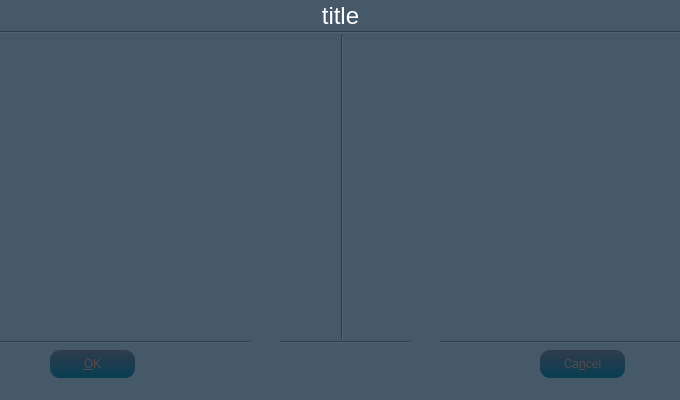
<?xml version="1.0" encoding="UTF-8"?>
<ui version="4.0">
 <class>CallCommunicationwidget</class>
 <widget class="QWidget" name="CallCommunicationwidget">
  <property name="geometry">
   <rect>
    <x>0</x>
    <y>0</y>
    <width>680</width>
    <height>400</height>
   </rect>
  </property>
  <property name="windowTitle">
   <string>Form</string>
  </property>
  <property name="styleSheet">
   <string notr="true">background-color: rgb(69, 89, 104);</string>
  </property>
  <widget class="QLabel" name="lab_Title">
   <property name="geometry">
    <rect>
     <x>0</x>
     <y>0</y>
     <width>681</width>
     <height>31</height>
    </rect>
   </property>
   <property name="sizePolicy">
    <sizepolicy hsizetype="Expanding" vsizetype="Preferred">
     <horstretch>0</horstretch>
     <verstretch>0</verstretch>
    </sizepolicy>
   </property>
   <property name="font">
    <font>
     <pointsize>18</pointsize>
    </font>
   </property>
   <property name="styleSheet">
    <string notr="true">color:white;</string>
   </property>
   <property name="text">
    <string>title</string>
   </property>
   <property name="alignment">
    <set>Qt::AlignCenter</set>
   </property>
  </widget>
  <widget class="Line" name="line">
   <property name="geometry">
    <rect>
     <x>0</x>
     <y>30</y>
     <width>681</width>
     <height>5</height>
    </rect>
   </property>
   <property name="orientation">
    <enum>Qt::Horizontal</enum>
   </property>
  </widget>
  <widget class="Line" name="line_3">
   <property name="geometry">
    <rect>
     <x>340</x>
     <y>35</y>
     <width>5</width>
     <height>310</height>
    </rect>
   </property>
   <property name="orientation">
    <enum>Qt::Vertical</enum>
   </property>
  </widget>
  <widget class="Line" name="line_2">
   <property name="geometry">
    <rect>
     <x>0</x>
     <y>340</y>
     <width>681</width>
     <height>5</height>
    </rect>
   </property>
   <property name="orientation">
    <enum>Qt::Horizontal</enum>
   </property>
  </widget>
  <widget class="QPushButton" name="okBtn">
   <property name="geometry">
    <rect>
     <x>50</x>
     <y>350</y>
     <width>85</width>
     <height>28</height>
    </rect>
   </property>
   <property name="cursor">
    <cursorShape>PointingHandCursor</cursorShape>
   </property>
   <property name="focusPolicy">
    <enum>Qt::NoFocus</enum>
   </property>
   <property name="styleSheet">
    <string notr="true">QPushButton
{
color: rgb(255, 255, 255);
 border: none;
 border-radius:10px;
background-color: qlineargradient(spread:pad, x1:0, y1:0, x2:0, y2:1, stop:0 rgba(48, 60, 76, 255), stop:1 rgba(7, 61, 82, 255));
    color:rgb(86, 74, 74);
}
QPushButton:focus{
    color:white;
}

</string>
   </property>
   <property name="text">
    <string>&amp;OK</string>
   </property>
   <property name="icon">
    <iconset resource="../../resources/nbdp.qrc">
     <normaloff>:/images/images/OK.png</normaloff>:/images/images/OK.png</iconset>
   </property>
   <property name="iconSize">
    <size>
     <width>20</width>
     <height>20</height>
    </size>
   </property>
  </widget>
  <widget class="QPushButton" name="cancelBtn">
   <property name="geometry">
    <rect>
     <x>540</x>
     <y>350</y>
     <width>85</width>
     <height>28</height>
    </rect>
   </property>
   <property name="cursor">
    <cursorShape>PointingHandCursor</cursorShape>
   </property>
   <property name="focusPolicy">
    <enum>Qt::NoFocus</enum>
   </property>
   <property name="styleSheet">
    <string notr="true">QPushButton
{
color: rgb(255, 255, 255);
 border: none;
 border-radius:10px;
background-color: qlineargradient(spread:pad, x1:0, y1:0, x2:0, y2:1, stop:0 rgba(48, 60, 76, 255), stop:1 rgba(7, 61, 82, 255));
    color:rgb(86, 74, 74);
}
QPushButton:focus{
    color:white;
}

</string>
   </property>
   <property name="text">
    <string>Ca&amp;ncel</string>
   </property>
   <property name="icon">
    <iconset resource="../../resources/nbdp.qrc">
     <normaloff>:/images/cancel</normaloff>:/images/cancel</iconset>
   </property>
   <property name="iconSize">
    <size>
     <width>20</width>
     <height>20</height>
    </size>
   </property>
  </widget>
  <widget class="QPushButton" name="arrowUpButton">
   <property name="geometry">
    <rect>
     <x>250</x>
     <y>330</y>
     <width>30</width>
     <height>15</height>
    </rect>
   </property>
   <property name="focusPolicy">
    <enum>Qt::NoFocus</enum>
   </property>
   <property name="autoFillBackground">
    <bool>false</bool>
   </property>
   <property name="styleSheet">
    <string notr="true">    border: none;
background-image: url(:/images/Arrow_up_gray);
selection-background-color: url(:/images/Arrow_up_white);</string>
   </property>
   <property name="text">
    <string/>
   </property>
  </widget>
  <widget class="QPushButton" name="arrowDownButton">
   <property name="geometry">
    <rect>
     <x>410</x>
     <y>330</y>
     <width>30</width>
     <height>15</height>
    </rect>
   </property>
   <property name="focusPolicy">
    <enum>Qt::NoFocus</enum>
   </property>
   <property name="autoFillBackground">
    <bool>false</bool>
   </property>
   <property name="styleSheet">
    <string notr="true">    border: none;
background-image: url(:/images/Arrow_down_gray);
selection-background-color: url(:/images/Arrow_down_white);</string>
   </property>
   <property name="text">
    <string/>
   </property>
  </widget>
  <widget class="QTableView" name="tableView">
   <property name="geometry">
    <rect>
     <x>0</x>
     <y>40</y>
     <width>331</width>
     <height>271</height>
    </rect>
   </property>
   <property name="focusPolicy">
    <enum>Qt::TabFocus</enum>
   </property>
   <property name="styleSheet">
    <string notr="true">QTableView
{
 color: gray;
background: transparent;
selection-background-color: qlineargradient(spread:pad, x1:0, y1:0, x2:0, y2:1, stop:0 rgba(48, 60, 76, 255), stop:1 rgba(7, 61, 82, 255));
selection-color: rgb(255, 255, 255);
font: 16pt &quot;Ubuntu&quot;;
    border:none;
}
</string>
   </property>
   <property name="verticalScrollBarPolicy">
    <enum>Qt::ScrollBarAlwaysOff</enum>
   </property>
   <property name="horizontalScrollBarPolicy">
    <enum>Qt::ScrollBarAlwaysOff</enum>
   </property>
   <property name="autoScroll">
    <bool>true</bool>
   </property>
   <property name="editTriggers">
    <set>QAbstractItemView::NoEditTriggers</set>
   </property>
   <property name="tabKeyNavigation">
    <bool>false</bool>
   </property>
   <property name="showGrid">
    <bool>false</bool>
   </property>
   <property name="wordWrap">
    <bool>true</bool>
   </property>
   <attribute name="horizontalHeaderVisible">
    <bool>false</bool>
   </attribute>
   <attribute name="horizontalHeaderMinimumSectionSize">
    <number>61</number>
   </attribute>
   <attribute name="verticalHeaderDefaultSectionSize">
    <number>27</number>
   </attribute>
  </widget>
  <widget class="QTableView" name="tableView_2">
   <property name="geometry">
    <rect>
     <x>350</x>
     <y>40</y>
     <width>331</width>
     <height>271</height>
    </rect>
   </property>
   <property name="focusPolicy">
    <enum>Qt::TabFocus</enum>
   </property>
   <property name="styleSheet">
    <string notr="true">QTableView
{
 color: gray;
background: transparent;
selection-background-color: qlineargradient(spread:pad, x1:0, y1:0, x2:0, y2:1, stop:0 rgba(48, 60, 76, 255), stop:1 rgba(7, 61, 82, 255));
selection-color: rgb(255, 255, 255);
font: 16pt &quot;Ubuntu&quot;;
    border:none;
}
</string>
   </property>
   <property name="verticalScrollBarPolicy">
    <enum>Qt::ScrollBarAlwaysOff</enum>
   </property>
   <property name="horizontalScrollBarPolicy">
    <enum>Qt::ScrollBarAlwaysOff</enum>
   </property>
   <property name="autoScroll">
    <bool>true</bool>
   </property>
   <property name="editTriggers">
    <set>QAbstractItemView::NoEditTriggers</set>
   </property>
   <property name="tabKeyNavigation">
    <bool>false</bool>
   </property>
   <property name="showGrid">
    <bool>false</bool>
   </property>
   <property name="wordWrap">
    <bool>true</bool>
   </property>
   <attribute name="horizontalHeaderVisible">
    <bool>false</bool>
   </attribute>
   <attribute name="horizontalHeaderMinimumSectionSize">
    <number>61</number>
   </attribute>
   <attribute name="verticalHeaderDefaultSectionSize">
    <number>27</number>
   </attribute>
  </widget>
 </widget>
 <resources>
  <include location="../../resources/nbdp.qrc"/>
 </resources>
 <connections/>
</ui>
